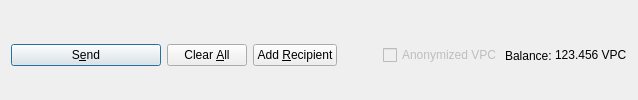
         <widget class="QFrame" name="frame_Send">
          <layout class="QHBoxLayout" name="horizontalLayout">
           <property name="bottomMargin">
            <number>0</number>
           </property>
           <item>
            <widget class="QPushButton" name="sendButton">
             <property name="minimumSize">
              <size>
               <width>150</width>
               <height>0</height>
              </size>
             </property>
             <property name="toolTip">
              <string>Confirm the send action</string>
             </property>
             <property name="text">
              <string>S&amp;end</string>
             </property>
             <property name="icon">
              <iconset resource="../voltpotcoin.qrc">
               <normaloff>:/icons/send</normaloff>:/icons/send</iconset>
             </property>
             <property name="autoDefault">
              <bool>false</bool>
             </property>
             <property name="default">
              <bool>true</bool>
             </property>
            </widget>
           </item>
           <item>
            <widget class="QPushButton" name="clearButton">
             <property name="sizePolicy">
              <sizepolicy hsizetype="Minimum" vsizetype="Fixed">
               <horstretch>0</horstretch>
               <verstretch>0</verstretch>
              </sizepolicy>
             </property>
             <property name="toolTip">
              <string>Clear all fields of the form.</string>
             </property>
             <property name="text">
              <string>Clear &amp;All</string>
             </property>
             <property name="icon">
              <iconset resource="../voltpotcoin.qrc">
               <normaloff>:/icons/remove</normaloff>:/icons/remove</iconset>
             </property>
             <property name="autoDefault">
              <bool>false</bool>
             </property>
            </widget>
           </item>
           <item>
            <widget class="QPushButton" name="addButton">
             <property name="toolTip">
              <string>Send to multiple recipients at once</string>
             </property>
             <property name="text">
              <string>Add &amp;Recipient</string>
             </property>
             <property name="icon">
              <iconset resource="../voltpotcoin.qrc">
               <normaloff>:/icons/add</normaloff>:/icons/add</iconset>
             </property>
             <property name="autoDefault">
              <bool>false</bool>
             </property>
            </widget>
           </item>
           <item>
            <spacer name="horizontalSpacer">
             <property name="orientation">
              <enum>Qt::Horizontal</enum>
             </property>
             <property name="sizeHint" stdset="0">
              <size>
               <width>40</width>
               <height>20</height>
              </size>
             </property>
            </spacer>
           </item>
           <item>
            <layout class="QHBoxLayout" name="horizontalLayout_2">
             <property name="spacing">
              <number>3</number>
             </property>
             <item>
              <widget class="QCheckBox" name="checkzVPC">
               <property name="enabled">
                <bool>false</bool>
               </property>
               <property name="text">
                <string>Anonymized VPC</string>
               </property>
              </widget>
             </item>
             <item>
              <widget class="QLabel" name="label">
               <property name="text">
                <string>Balance:</string>
               </property>
              </widget>
             </item>
             <item>
              <widget class="QLabel" name="labelBalance">
               <property name="sizePolicy">
                <sizepolicy hsizetype="Preferred" vsizetype="Fixed">
                 <horstretch>0</horstretch>
                 <verstretch>0</verstretch>
                </sizepolicy>
               </property>
               <property name="cursor">
                <cursorShape>IBeamCursor</cursorShape>
               </property>
               <property name="text">
                <string notr="true">123.456 VPC</string>
               </property>
               <property name="textInteractionFlags">
                <set>Qt::LinksAccessibleByMouse|Qt::TextSelectableByKeyboard|Qt::TextSelectableByMouse</set>
               </property>
              </widget>
             </item>
            </layout>
           </item>
          </layout>
         </widget>
